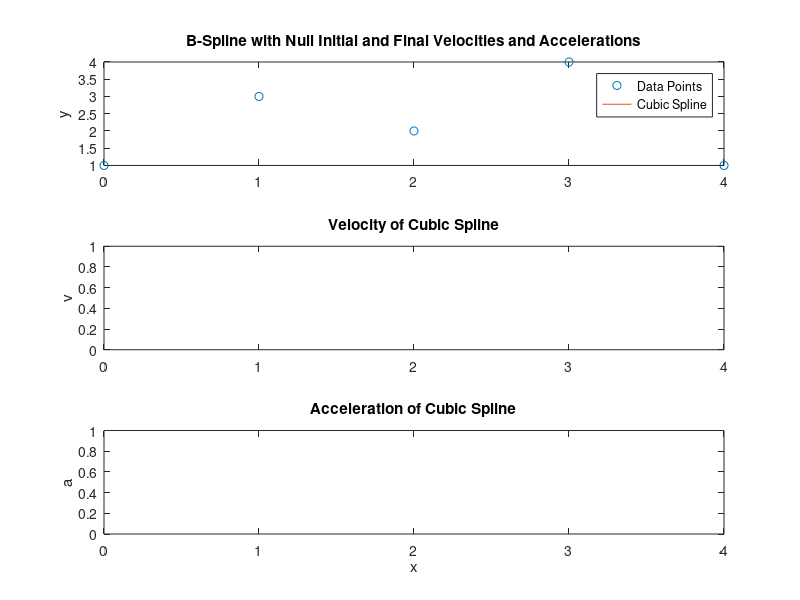

This chart was generated by the following MATLAB code:
clear all
close all
clc
% Define the x and y values for the spline
x = linspace(0, 1, 7);
y = [0, 1, 0, -1, 0];

% Define the initial and final conditions for the first and second derivatives
y_prime_0 = 0; % first derivative at x=0
y_prime_n = 0; % first derivative at x=n
y_double_prime_0 = 0; % second derivative at x=0
y_double_prime_n = 0; % second derivative at x=n

% Generate the spline
s = spline(x, [y_prime_0, 0, y, y_prime_n, 0]);
s.coefs(:, 4) = s.coefs(:, 4) + y_double_prime_0;
s.coefs(:, end) = s.coefs(:, end) + y_double_prime_n;

% Plot the spline and its first and second derivatives
xx = linspace(0, 1, 1000);
yy = ppval(s, xx);
plot(xx, yy, 'LineWidth', 2);
hold on;
yy_prime = ppval(fnder(s, 1), xx);
plot(xx, yy_prime, 'LineWidth', 2);
yy_double_prime = ppval(fnder(s, 2), xx);
plot(xx, yy_double_prime, 'LineWidth', 2);
legend('Spline', 'First Derivative', 'Second Derivative');
xlabel('x');
ylabel('y');






%%

clear all
close all
clc

% Define n data points
x = [0 0 1 2 3 4 4];
y = [1 3 2 4 1];

% Create a cubic spline with null initial and final velocities and accelerations
spline = csape(x, [0, y, 0], 'variational');



% Evaluate the spline at new points
xi = linspace(0, 4, 101);
yi = fnval(spline, xi);

% Compute the first and second derivatives of the spline
spline1 = fnder(spline, 1);
spline2 = fnder(spline, 2);
vi = fnval(spline1, xi);
ai = fnval(spline2, xi);

% Plot the data and spline
subplot(3,1,1)
plot(x(2:end-1), y, 'o', xi, yi);
title('B-Spline with Null Initial and Final Velocities and Accelerations');
ylabel('y');
legend('Data Points', 'Cubic Spline');

% Plot the velocity
subplot(3,1,2)
plot(xi, vi);
title('Velocity of Cubic Spline');
ylabel('v');

% Plot the acceleration
subplot(3,1,3)
plot(xi, ai);
title('Acceleration of Cubic Spline');
xlabel('x');
ylabel('a');
